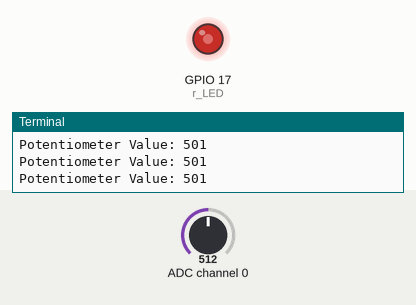
Bench run of a program on a simulated Raspberry Pi (BCM pin numbers). Shown: output pins drawn as LEDs (lit = HIGH), the last lines printed to the terminal. Inputs (shaded band) come from the test bench; at power-on: ADC channel 0 = 512 (analog values on the 0–1023 scale).

Above: at 1.2 s.
1.3 s: ADC channel 0 set to 716
At 2.1 s:
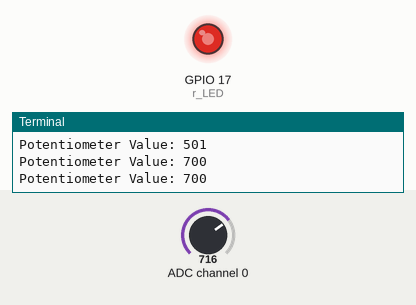
2.8 s: ADC channel 0 set to 900
At 3.3 s:
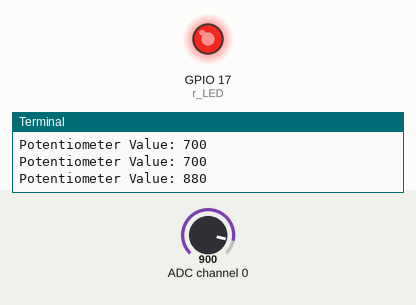
4.3 s: ADC channel 0 set to 122
At 5.3 s:
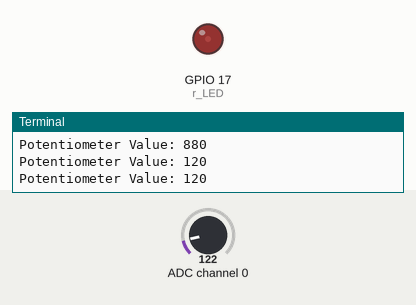
Timing chart, 0 to 7.3 s (numbered marks = the images above; inputs shaded):
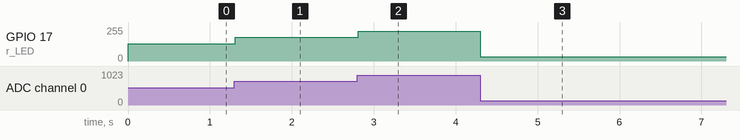

The program:

RasPi_Lesson15VoltageCotrol.py
```python
from gpiozero import PWMLED, MCP3008
from gpiozero.tools import absoluted, scaled
from signal import pause
from time import sleep

pot = MCP3008(channel=0)
r_LED = PWMLED(17)

def MAP(x,in_min, in_max, out_min, out_max):
    return (x-in_min)/(in_max-in_min)*out_max-out_min

def makerobo_loop():
    makerobo_status = 1
    while True:
        pot_value = round(pot.value * 1000)
        print('Potentiometer Value:', pot_value)
        r_LED.source = absoluted(pot)
        sleep(0.5)

def destroy():
    r_LED.close()

if __name__ == '__main__':
    try:
        makerobo_loop()
    except KeyboardInterrupt:
        destroy()
```

Measured:
- after the input at 1.3 s, GPIO 17 (r_LED): 128/255 → 179/255 at once
- after the input at 2.8 s, GPIO 17 (r_LED): 179/255 → 224/255 at once
- after the input at 4.3 s, GPIO 17 (r_LED): 224/255 → 31/255 at once
